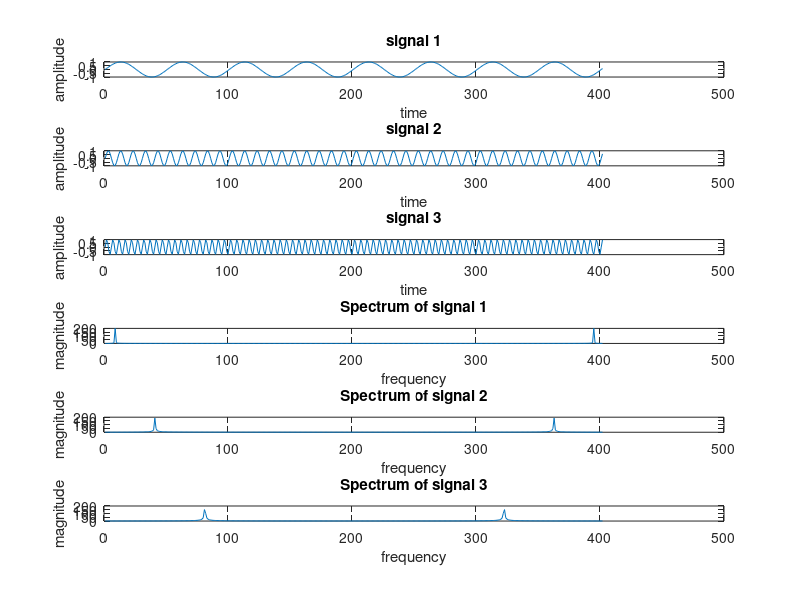
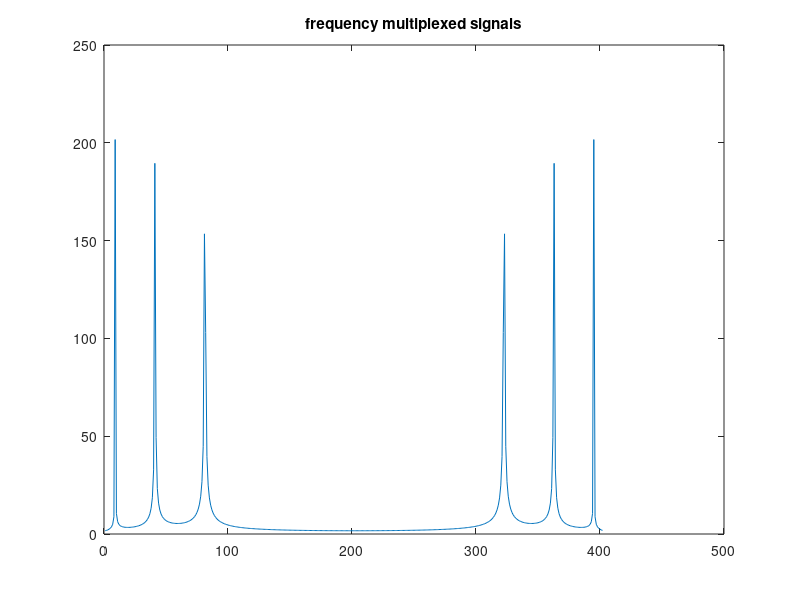

Write MATLAB code to recreate these figures, in order.
close all;
clear all;
clc;
Fs = 100; % sampling freq
t = [0:4*Fs+1]'/Fs;
x1 = sin(2*pi*2*t); % signal 1
 z1 = fft(x1);
z1=abs(z1);
x2 = sin(2*pi*10*t); % signal 2
 z2 = fft(x2);
 
z2=abs(z2);

x3= sin(2*pi*20*t);
z3=fft(x3);
z3=abs(z3);
figure;
subplot(6,1,1);
plot(x1); title('signal 1');
xlabel('time');
ylabel('amplitude');
subplot(6,1,2);
plot(x2);
title('signal 2');
xlabel('time');
ylabel('amplitude');
subplot(6,1,3);
plot(x3);
title('signal 3');
xlabel('time');
ylabel('amplitude');
subplot(6,1,4);
plot(z1);
title('Spectrum of signal 1');
xlabel('frequency');
ylabel('magnitude');
subplot(6,1,5);
plot(z2); title('Spectrum of signal 2');
xlabel('frequency')
ylabel('magnitude');
subplot(6,1,6);
plot(z3); title('Spectrum of signal 3');
xlabel('frequency')
ylabel('magnitude');
% frequency multiplexing
z=z1+z2+z3; figure; plot(z);
title('frequency multiplexed signals'); 

